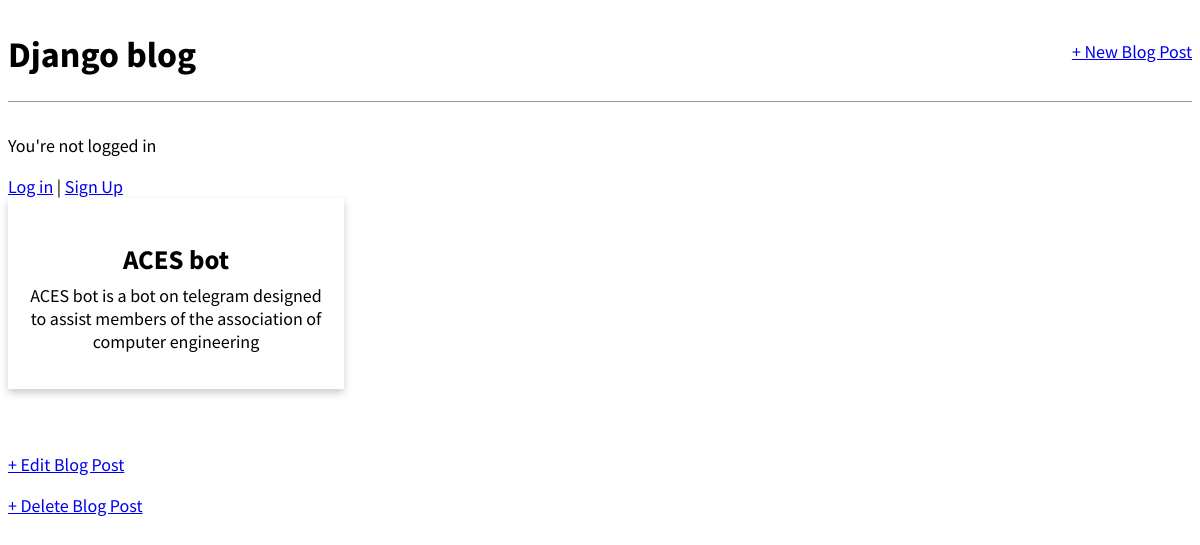
Screenshot of /post/3/ with the database file from the repository.
### blog/models.py (models this page shows, shortened)
class Post(models.Model):
    title = models.CharField(max_length=200)
    author = models.ForeignKey("auth.User", on_delete=models.CASCADE)
    body = models.TextField()

### blog/views.py (the view)
# urls.py: path("post/<int:pk>/",BlogDetailView.as_view(),name="post_detail"),
class BlogDetailView(DetailView):
    model = Post
    template_name = "post_detail.html"

### templates/post_detail.html
{% extends 'base.html' %}
{% block content%}
    <div class="post-entry">
        <h2> {{ post.title }} </h2>
        <p> {{ post.body }} </p>
    </div>
    <br><br>
    <p><a href="{% url 'post_edit' post.pk %}">+ Edit Blog Post</a></p>
    <p><a href="{% url 'post_delete' post.pk %}">+ Delete Blog Post</a></p>
{% endblock %}

### static/css/base.css (style rules this page uses)
body { font-family: 'Source Sans Pro', sans-serif; font-size: 18px; }
.post-entry { padding:2em 1em; width: 300px; box-shadow: 0 4px 8px 0 rgba(0,0,0,0.2); text-align: center; }
.post-entry h2 { margin: 0.5rem 0; }
.post-entry p { margin: 0; font-weight: 400; }

### rows the page displays
Post: title "ACES bot", body "ACES bot is a bot on telegram designed to assist members of the association of computer engineering"
